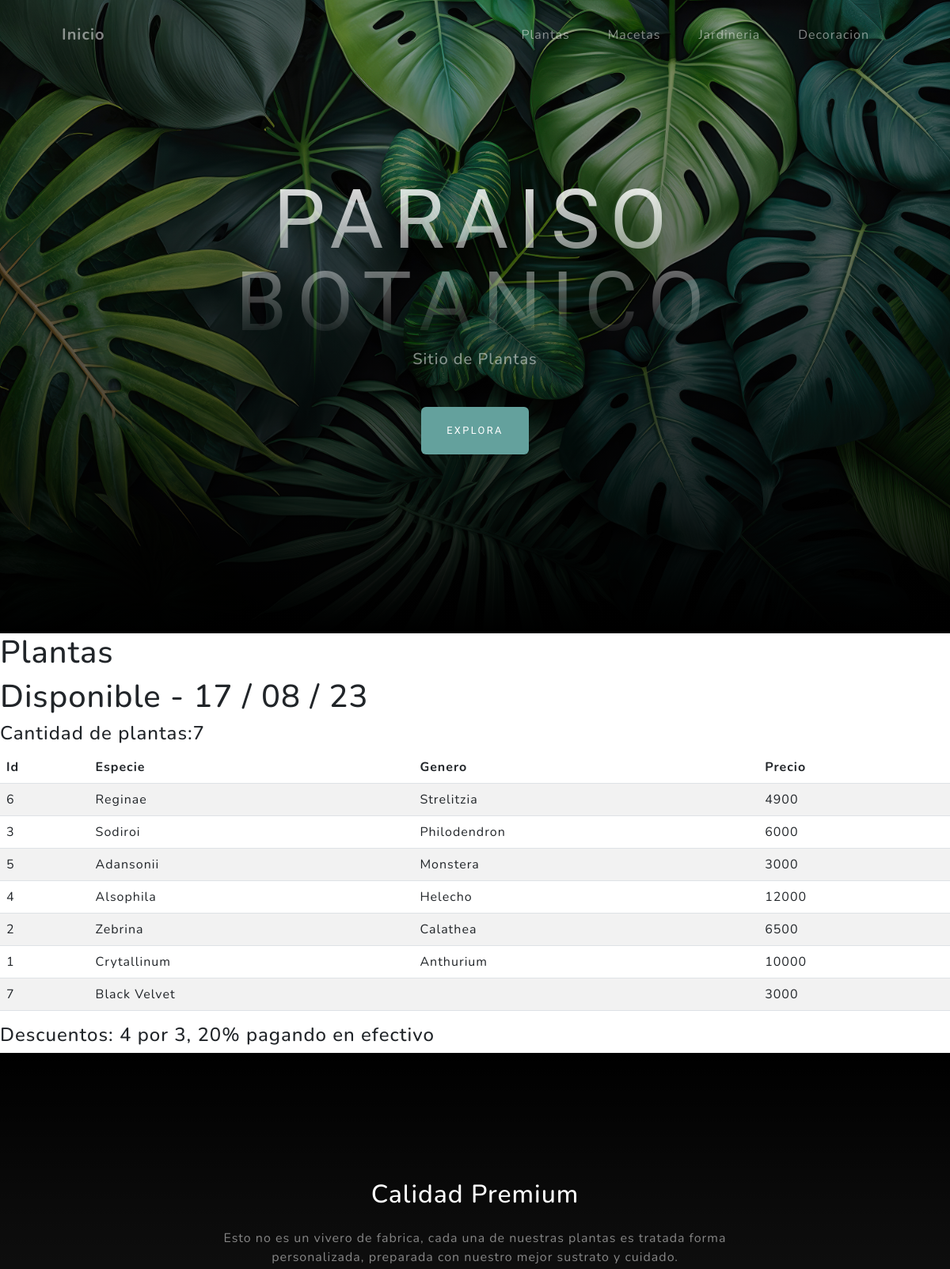
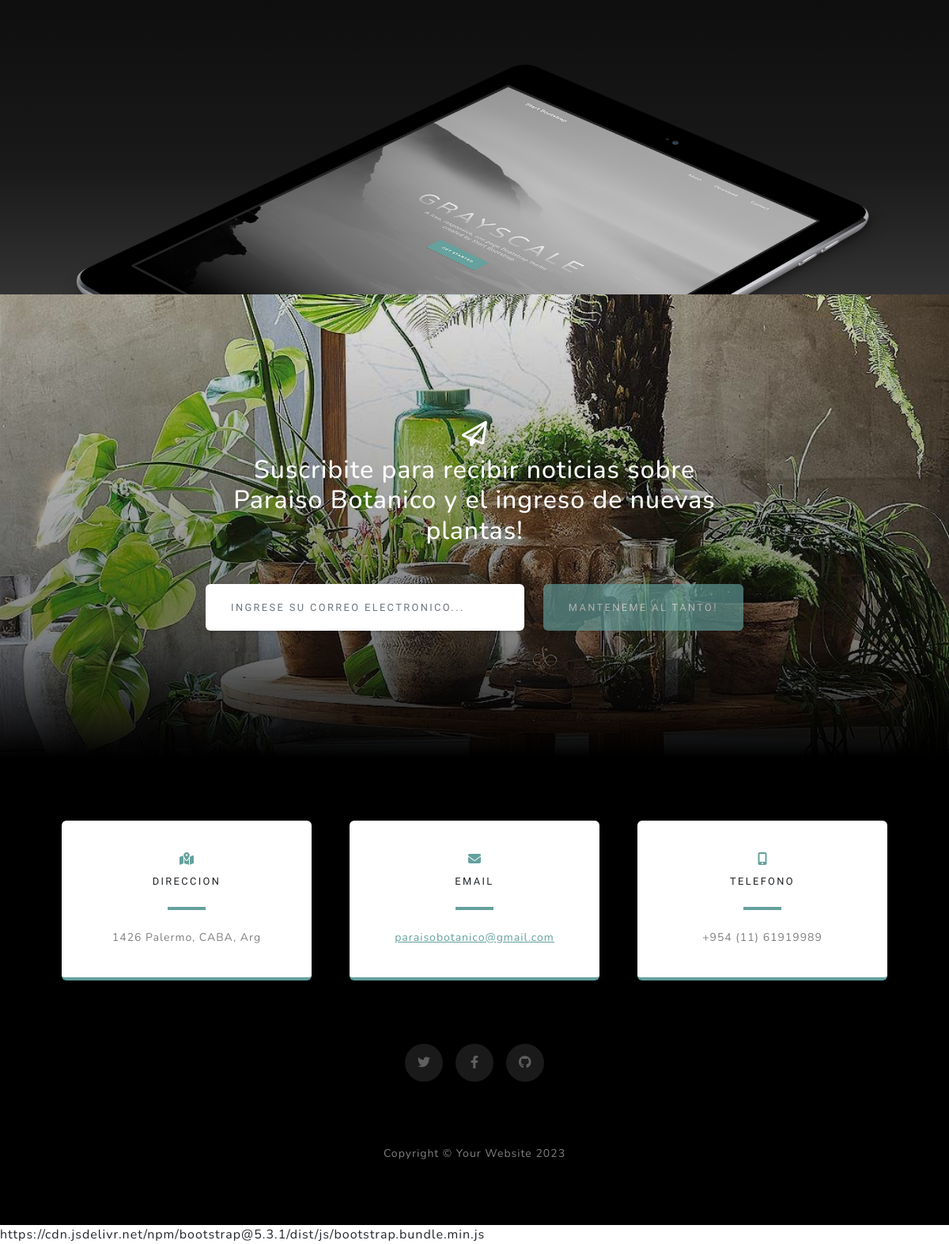
The page /plants/ on the database its author committed (2 pictures, top to bottom).
### aplicacion/models.py (models this page shows, shortened)
class Plantas(models.Model):                  #hereda de moldels.model, en vez del SELF
    especie = models.CharField(max_length=50)
    genero = models.CharField(max_length=50)     #elegis CharField o otro desde la lista que te recomienda models, maxLenght es una atributo
    precio = models.IntegerField()
    class Meta:
        verbose_name = "Planta"
        verbose_name_plural = "Plantas"
        ordering = ['-genero']

### aplicacion/views.py (the view)
# urls.py: path('plants/',plantas, name="pflanzen"),
def plantas(request):                               #contexto' es un diccionario, 'plants' es su clave
    contexto = {'plants':Plantas.objects.all(), "Titel": "disponible", "descuento": ["4 por 3", "20% pagando en efectivo"]}      #Plantas' es el modelo, dice que me devuelva todos los objetos de la clase o modelo Plantas
    return render(request, "aplicacion/plants.html", contexto)

### aplicacion/templates/aplicacion/plants.html (shortened to what this page needs)
{% extends 'aplicacion/base.html' %}
{% load  %}
{% block titulo %}
Sitio de Plantas
{% endblock titulo %}
{% block contenido %}
<h1>Plantas</h1>
    <table class="table table-striped">
        <thead>
        <tr>
            <th>Id</th>
            <th>Especie</th>
            <th>Genero</th>
            <th>Precio</th>
        </tr>
    </thead>
    <body>
        <h1>{{Titel|capfirst}} - {% now 'd / m / y' %}</h1>
        <h4>Cantidad de plantas:{{plants|length}}</h4>
    {% for p in plants  %}
        <tr>
            <td>{{p.id}}</td>
            <td>{{p.especie}}</td>
            <td>{{p.genero}}</td>
            <td>{{p.precio}}</td>
        </tr>
    {% endfor %}
        </body>
        </table>
        <h4>Descuentos: {{descuento.0}}, {{descuento.1}} </h4>
{% endblock contenido %}

### aplicacion/templates/aplicacion/base.html (shortened to what this page needs)
<!DOCTYPE html>
<html lang="en">
    <head>
        {% load static %}
        <link href="{% static 'aplicacion/css/styles.css' %}"  rel="stylesheet" />
    </head>
    <body id="page-top">
        <nav class="navbar navbar-expand-lg navbar-light fixed-top" id="mainNav">
            <div class="container px-4 px-lg-5">
                <a class="navbar-brand" href="/">Inicio</a>
                <div class="collapse navbar-collapse" id="navbarResponsive">
                    <ul class="navbar-nav ms-auto">
                        <li class="nav-item"><a class="nav-link" href="{% url 'pflanzen' %}">Plantas</a></li>
                        <li class="nav-item"><a class="nav-link" href="{% url 'blumentoepfe' %}">Macetas</a></li>
                        <li class="nav-item"><a class="nav-link" href="{% url 'garten' %}">Jardineria</a></li>
                        <li class="nav-item"><a class="nav-link" href="{% url 'dekoration' %}">Decoracion</a></li>
                    </ul>
                </div>
            </div>
        </nav>
        <header class="masthead">
            <div class="container px-4 px-lg-5 d-flex h-100 align-items-center justify-content-center">
                <div class="d-flex justify-content-center">
                    <div class="text-center">
                        <h1 class="mx-auto my-0 text-uppercase">Paraiso Botanico</h1>
                        <h2 class="text-white-50 mx-auto mt-2 mb-5">
                            {% block titulo %}
                            {% endblock titulo%}
                        </h2>
                        <a class="btn btn-primary" href="#about">Explora</a>
                    </div>
                </div>
            </div>
        </header>
        {% block contenido %}
        {% endblock contenido %}
        <section class="about-section text-center" id="about">
            <div class="container px-4 px-lg-5">
                <div class="row gx-4 gx-lg-5 justify-content-center">
                    <div class="col-lg-8">
                        <h2 class="text-white mb-4">Calidad Premium</h2>
                        <p class="text-white-50">
                            Esto no es un vivero de fabrica, cada una de nuestras plantas es tratada forma personalizada, preparada con nuestro mejor sustrato y cuidado.
                        </p>
                    </div>
                </div>
                <img class="img-fluid" src="assets/img/ipad.png" alt="..." />
            </div>
        </section>
        <section class="signup-section" id="signup">
            <div class="container px-4 px-lg-5">
                <div class="row gx-4 gx-lg-5">
                    <div class="col-md-10 col-lg-8 mx-auto text-center">
                        <i class="far fa-paper-plane fa-2x mb-2 text-white"></i>
                        <h2 class="text-white mb-5">Suscribite para recibir noticias sobre Paraiso Botanico y el ingreso de nuevas plantas!</h2>
                        <form class="form-signup" id="contactForm" data-sb-form-api-token="API_TOKEN">
                            <div class="row input-group-newsletter">
                                <div class="col"><input class="form-control" id="emailAddress" type="email" placeholder="Ingrese su correo electronico..." aria-label="Enter email address..." data-sb-validations="required,email" /></div>
                                <div class="col-auto"><button class="btn btn-primary disabled" id="submitButton" type="submit">manteneme al tanto!</button></div>
                            </div>
                        </form>
                    </div>
                </div>
            </div>
        </section>
        <section class="contact-section bg-black">
            <div class="container px-4 px-lg-5">
                <div class="row gx-4 gx-lg-5">
                    <div class="col-md-4 mb-3 mb-md-0">
                        <div class="card py-4 h-100">
                            <div class="card-body text-center">
                                <i class="fas fa-map-marked-alt text-primary mb-2"></i>
                                <h4 class="text-uppercase m-0">Direccion</h4>
                                <hr class="my-4 mx-auto" />
                                <div class="small text-black-50">1426 Palermo, CABA, Arg</div>
                            </div>
                        </div>
                    </div>
                    <div class="col-md-4 mb-3 mb-md-0">
                        <div class="card py-4 h-100">
                            <div class="card-body text-center">
                                <i class="fas fa-envelope text-primary mb-2"></i>
                                <h4 class="text-uppercase m-0">Email</h4>
                                <hr class="my-4 mx-auto" />
                                <div class="small text-black-50"><a href="#!">paraisobotanico@gmail.com</a></div>
                            </div>
                        </div>
                    </div>
                    <div class="col-md-4 mb-3 mb-md-0">
                        <div class="card py-4 h-100">
                            <div class="card-body text-center">
                                <i class="fas fa-mobile-alt text-primary mb-2"></i>
                                <h4 class="text-uppercase m-0">Telefono</h4>
                                <hr class="my-4 mx-auto" />
                                <div class="small text-black-50">+954 (11) 61919989</div>
                            </div>
                        </div>
                    </div>
                </div>
                <div class="social d-flex justify-content-center">
                    <a class="mx-2" href="#!"><i class="fab fa-twitter"></i></a>
                    <a class="mx-2" href="#!"><i class="fab fa-facebook-f"></i></a>
                    <a class="mx-2" href="#!"><i class="fab fa-github"></i></a>
                </div>
            </div>
        </section>
        <footer class="footer bg-black small text-center text-white-50"><div class="container px-4 px-lg-5">Copyright &copy; Your Website 2023</div></footer>
        https://cdn.jsdelivr.net/npm/bootstrap@5.3.1/dist/js/bootstrap.bundle.min.js
    </body>
</html>

### rows shown on the page
Plantas: id "6", especie "Reginae", genero "Strelitzia", precio "4900"
Plantas: id "3", especie "Sodiroi", genero "Philodendron", precio "6000"
Plantas: id "5", especie "Adansonii", genero "Monstera", precio "3000"
Plantas: id "4", especie "Alsophila", genero "Helecho", precio "12000"
Plantas: id "2", especie "Zebrina", genero "Calathea", precio "6500"
Plantas: id "1", especie "Crytallinum", genero "Anthurium", precio "10000"
Plantas: id "7", especie "Black Velvet", precio "3000"

### other values the page prints
{{ Titel|capfirst }} "Disponible"
{{ plants|length }} "7"
{{ descuento.0 }} "4 por 3"
{{ descuento.1 }} "20% pagando en efectivo"
